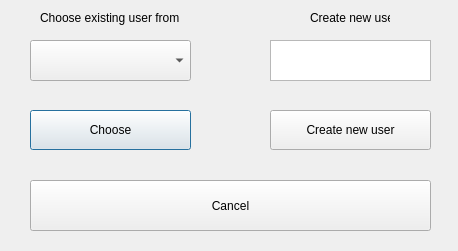
<?xml version="1.0" encoding="UTF-8"?>
<ui version="4.0">
 <class>ChangeUserWindow</class>
 <widget class="QDialog" name="ChangeUserWindow">
  <property name="windowModality">
   <enum>Qt::WindowModal</enum>
  </property>
  <property name="geometry">
   <rect>
    <x>0</x>
    <y>0</y>
    <width>458</width>
    <height>251</height>
   </rect>
  </property>
  <property name="minimumSize">
   <size>
    <width>458</width>
    <height>251</height>
   </size>
  </property>
  <property name="maximumSize">
   <size>
    <width>458</width>
    <height>251</height>
   </size>
  </property>
  <property name="windowTitle">
   <string>Dialog</string>
  </property>
  <widget class="QComboBox" name="usersComboBox">
   <property name="geometry">
    <rect>
     <x>30</x>
     <y>40</y>
     <width>161</width>
     <height>41</height>
    </rect>
   </property>
   <property name="minimumSize">
    <size>
     <width>0</width>
     <height>30</height>
    </size>
   </property>
  </widget>
  <widget class="QLabel" name="label">
   <property name="geometry">
    <rect>
     <x>40</x>
     <y>10</y>
     <width>141</width>
     <height>16</height>
    </rect>
   </property>
   <property name="text">
    <string>Choose existing user from list</string>
   </property>
  </widget>
  <widget class="QLabel" name="label_2">
   <property name="geometry">
    <rect>
     <x>310</x>
     <y>10</y>
     <width>80</width>
     <height>16</height>
    </rect>
   </property>
   <property name="text">
    <string>Create new user</string>
   </property>
  </widget>
  <widget class="QPushButton" name="chooseButton">
   <property name="geometry">
    <rect>
     <x>30</x>
     <y>110</y>
     <width>161</width>
     <height>40</height>
    </rect>
   </property>
   <property name="minimumSize">
    <size>
     <width>0</width>
     <height>40</height>
    </size>
   </property>
   <property name="text">
    <string>Choose</string>
   </property>
  </widget>
  <widget class="QPushButton" name="createButton">
   <property name="geometry">
    <rect>
     <x>270</x>
     <y>110</y>
     <width>161</width>
     <height>40</height>
    </rect>
   </property>
   <property name="text">
    <string>Create new user</string>
   </property>
  </widget>
  <widget class="QPushButton" name="cancelButton">
   <property name="geometry">
    <rect>
     <x>30</x>
     <y>180</y>
     <width>401</width>
     <height>51</height>
    </rect>
   </property>
   <property name="text">
    <string>Cancel</string>
   </property>
  </widget>
  <widget class="QTextEdit" name="nameTextEdit">
   <property name="geometry">
    <rect>
     <x>270</x>
     <y>40</y>
     <width>161</width>
     <height>41</height>
    </rect>
   </property>
  </widget>
 </widget>
 <resources/>
 <connections/>
</ui>
